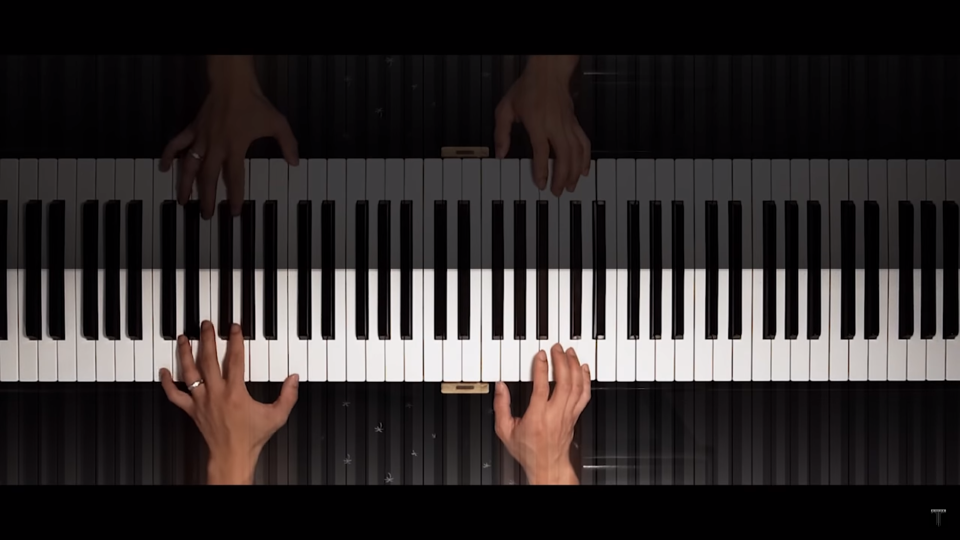
#> input picture notebook/piano.png, 1919 x 1079 px (shown at 1/2 size)
$ jupyter execute Keys.ipynb   (shell and % lines are left out)
#> lines starting #> are read from the running program, lines starting #| are printed output that depends on the picture; after the words box and inside, x2 and y2 are one past the last pixel; in counts of white or black regions, pixels touching at a corner belong together
[cell 1]

import cv2
import numpy as np
import matplotlib.pyplot as plt
import scipy.stats as stats
import math

[cell 2]
def image_plot(img):
    fig, axes = plt.subplots(1, 1, figsize=(12, 6), sharex=True, sharey=True)
    axes.imshow(img)
    plt.xticks([]), plt.yticks([])
    plt.show()

[cell 3]
img = cv2.imread("piano.png")
#> img is the input picture: shape (1079, 1919, 3); mean B, G, R 42.8, 42.9, 48
(h, w, c) = img.shape
#> h = 1079; w = 1919; c = 3

# Marcar corte
hi = 540
hf = 760
mimg = img.copy()
cv2.line(mimg, (0, hi), (w-1, hi), (255, 0, 0), 2)
cv2.line(mimg, (0, hf), (w-1, hf), (255, 0, 0), 2)
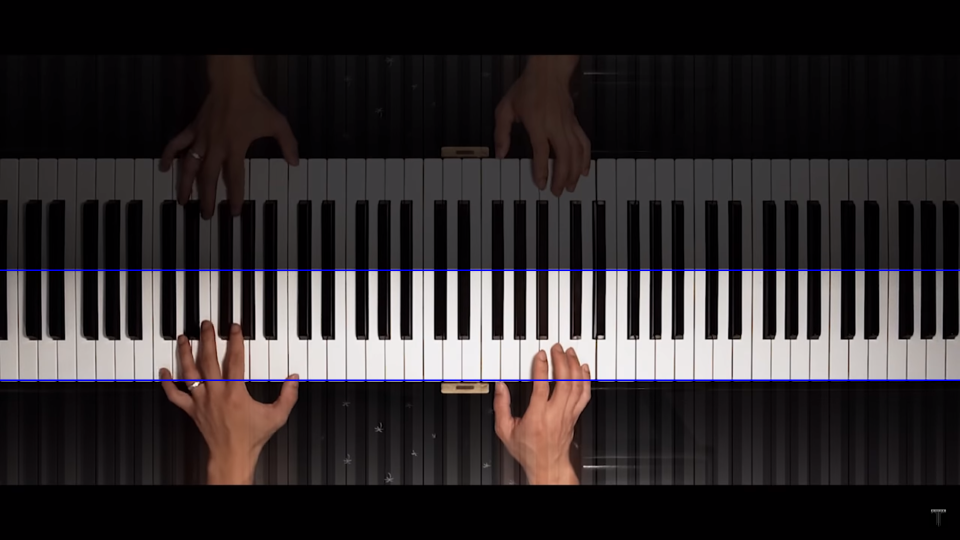
#> mimg: shape (1079, 1919, 3) (shown at 1/2 size); mean B, G, R 43.5, 42.2, 47.3

image_plot(cv2.cvtColor(mimg, cv2.COLOR_BGR2RGB))

[cell 4]
image_plot(img[hi:hf,:,:])
#> in image_plot (call 2), `plt.show()`:
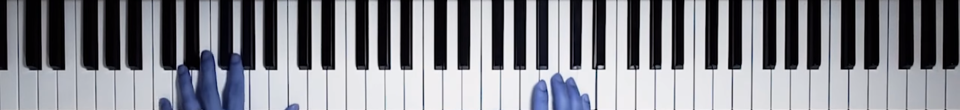
#> shown: shape (220, 1919, 3) (shown at 1/2 size); mean R, G, B 132.7, 134, 141

[cell 5]
# Cortar a imagem
cropped = img[hi:hf,:,:]
#cropped = img[hi:hf-int((hf-hi)/2),:,:]
#cropped = img[hi:hf-int((hf-hi) * 2/3),:,:]

# Tratar a imagem
cropped = (((cropped.astype('float') / cropped.max()) ** 0.5) * 255).astype('uint8')
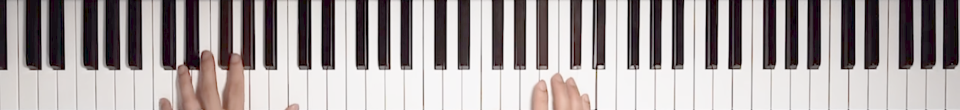
#> cropped: shape (220, 1919, 3) (shown at 1/2 size); mean B, G, R 161, 160.8, 168.3

# Ver resultado
image_plot(cropped)

# Threshold
gscropped = cv2.cvtColor(cropped, cv2.COLOR_BGR2GRAY)
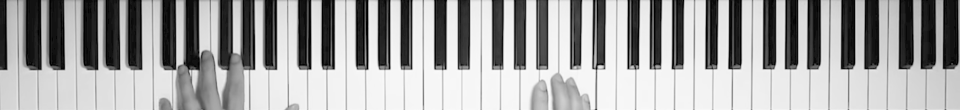
#> gscropped: shape (220, 1919) (shown at 1/2 size); min 0, max 254, mean 163

# blur = cv2.GaussianBlur(gscropped, (5,5), 0)
# ret, th = cv2.threshold(blur, 0, 255, cv2.THRESH_BINARY + cv2.THRESH_OTSU)

th = cv2.adaptiveThreshold(gscropped, 255, cv2.ADAPTIVE_THRESH_GAUSSIAN_C, cv2.THRESH_BINARY, 11, 2)
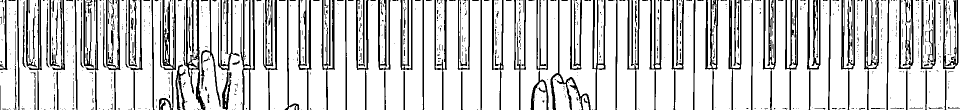
#> th: shape (220, 1919) (shown at 1/2 size); 80.5% white; 904 black regions (703 under 20 px), largest, box (x1, y1, x2, y2) and area: (367, 0, 411, 220) 2519, (320, 0, 352, 141) 2119, (481, 0, 510, 220) 2091

# Criar mascara
mask = th.max() - th
#mask = cv2.morphologyEx(mask, cv2.MORPH_CLOSE, np.ones((9,9), np.uint8))

image_plot(mask)

mask = np.zeros(cropped.shape)

[cell 6]
piano = img[hi:hf,:,:]
[piano_h, piano_w, piano_c] = piano.shape
#> piano_h = 220; piano_w = 1919; piano_c = 3

n_piano = piano.astype('float32') / piano.max()
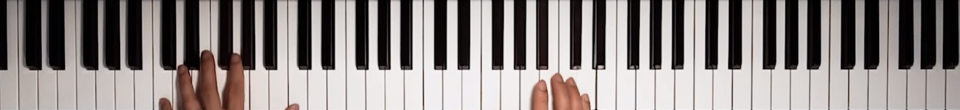
#> n_piano: shape (220, 1919, 3) float32 (shown at 1/2 size); mean B, G, R 0.52, 0.525, 0.552

image_plot(((n_piano ** 0.2) * 255).astype('uint8'))
#> in image_plot (call 5), `plt.show()`:
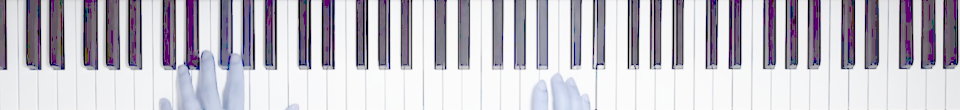
#> shown: shape (220, 1919, 3) (shown at 1/2 size); mean R, G, B 195.8, 192.8, 201.9

# Grayscale
piano = cv2.cvtColor(piano, cv2.COLOR_BGR2GRAY)
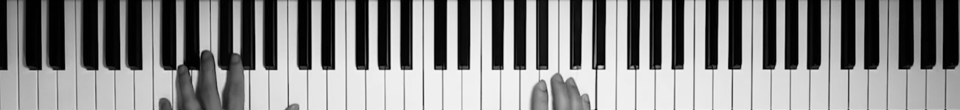
#> piano: shape (220, 1919) (shown at 1/2 size); min 0, max 253, mean 136

# Canny
edges = cv2.Canny(piano, 0, 200, 5)
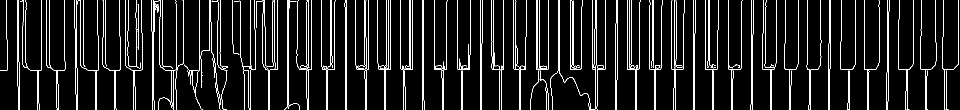
#> edges: shape (220, 1919) (shown at 1/2 size); 7% white in thin lines or dots
image_plot(edges)

# Hough
lines = cv2.HoughLines(edges, 1, np.pi / 360, 150)
#> lines = 193 rows, first 8: [139, 1.57], [132, 1.57], [136, 1.57], [142, 1.56], [125, 1.58], [123, 1.58], [128, 1.58], [845, 0]

# Draw lines
aux = cv2.cvtColor(piano, cv2.COLOR_GRAY2RGB)
for line in lines:
    rho, theta = line[0]

    a = np.cos(theta)
    b = np.sin(theta)

    x0 = a * rho
    y0 = b * rho

    x1 = int(x0 + piano_w * (-b))
    y1 = int(y0 + piano_h * (a))
    x2 = int(x0 - piano_w * (-b))
    y2 = int(y0 - piano_h * (a))

    cv2.line(aux, (x1, y1), (x2, y2), (255, 0, 0), 2)
#> this loop made 193 passes
#> (rho, theta, a, b, x0, y0, x1, y1) on passes 1 to 3: (139, 1.57, -4.37e-08, 1, -6.08e-06, 139, -1919, 138), (132, 1.57, -4.37e-08, 1, -5.77e-06, 132, -1919, 131), (136, 1.57, -4.37e-08, 1, -5.94e-06, 136, -1919, 135)
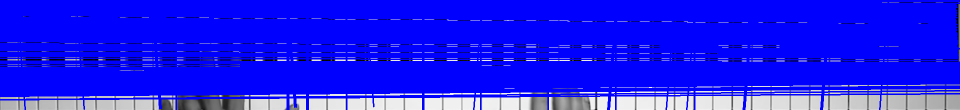
#> aux: shape (220, 1919, 3) (shown at 1/2 size); mean B, G, R 243, 27.8, 27.8
image_plot(aux)
